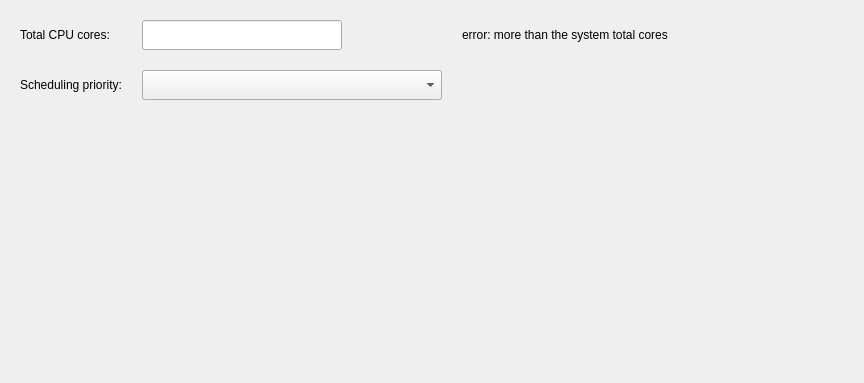
<?xml version="1.0" encoding="UTF-8"?>
<ui version="4.0">
 <class>CPUConfTab</class>
 <widget class="QWidget" name="CPUConfTab">
  <property name="geometry">
   <rect>
    <x>0</x>
    <y>0</y>
    <width>864</width>
    <height>383</height>
   </rect>
  </property>
  <property name="windowTitle">
   <string>Form</string>
  </property>
  <layout class="QVBoxLayout" name="verticalLayout">
   <property name="spacing">
    <number>0</number>
   </property>
   <property name="leftMargin">
    <number>20</number>
   </property>
   <property name="topMargin">
    <number>20</number>
   </property>
   <property name="rightMargin">
    <number>0</number>
   </property>
   <property name="bottomMargin">
    <number>0</number>
   </property>
   <item>
    <layout class="QGridLayout" name="gridLayout_2">
     <property name="spacing">
      <number>20</number>
     </property>
     <item row="0" column="0">
      <widget class="QLabel" name="label">
       <property name="text">
        <string>Total CPU cores:</string>
       </property>
      </widget>
     </item>
     <item row="1" column="1">
      <widget class="QComboBox" name="cb_sche_pri">
       <property name="minimumSize">
        <size>
         <width>300</width>
         <height>30</height>
        </size>
       </property>
       <property name="maximumSize">
        <size>
         <width>300</width>
         <height>30</height>
        </size>
       </property>
      </widget>
     </item>
     <item row="0" column="3">
      <spacer name="horizontalSpacer_7">
       <property name="orientation">
        <enum>Qt::Horizontal</enum>
       </property>
       <property name="sizeHint" stdset="0">
        <size>
         <width>40</width>
         <height>20</height>
        </size>
       </property>
      </spacer>
     </item>
     <item row="1" column="3">
      <spacer name="horizontalSpacer_8">
       <property name="orientation">
        <enum>Qt::Horizontal</enum>
       </property>
       <property name="sizeHint" stdset="0">
        <size>
         <width>40</width>
         <height>20</height>
        </size>
       </property>
      </spacer>
     </item>
     <item row="0" column="1">
      <widget class="QLineEdit" name="lineEdit_cpu_core">
       <property name="minimumSize">
        <size>
         <width>200</width>
         <height>30</height>
        </size>
       </property>
       <property name="maximumSize">
        <size>
         <width>200</width>
         <height>30</height>
        </size>
       </property>
      </widget>
     </item>
     <item row="1" column="0">
      <widget class="QLabel" name="label_13">
       <property name="text">
        <string>Scheduling priority:</string>
       </property>
      </widget>
     </item>
     <item row="0" column="2">
      <widget class="QLabel" name="label_tips">
       <property name="text">
        <string>error: more than the system total cores</string>
       </property>
       <property name="alignment">
        <set>Qt::AlignLeading|Qt::AlignLeft|Qt::AlignVCenter</set>
       </property>
      </widget>
     </item>
    </layout>
   </item>
   <item>
    <spacer name="verticalSpacer">
     <property name="orientation">
      <enum>Qt::Vertical</enum>
     </property>
     <property name="sizeHint" stdset="0">
      <size>
       <width>20</width>
       <height>322</height>
      </size>
     </property>
    </spacer>
   </item>
  </layout>
 </widget>
 <tabstops>
  <tabstop>lineEdit_cpu_core</tabstop>
  <tabstop>cb_sche_pri</tabstop>
 </tabstops>
 <resources/>
 <connections/>
</ui>
